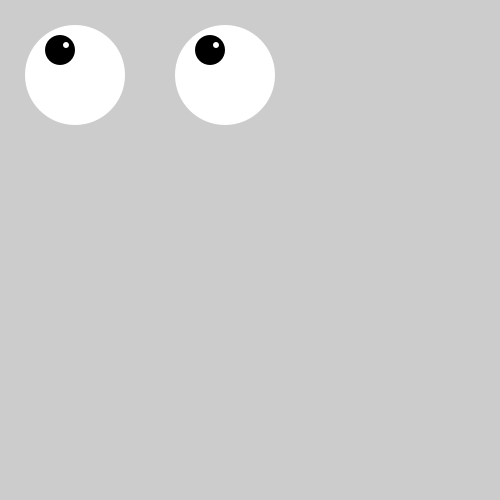
Frame 1 (no input)
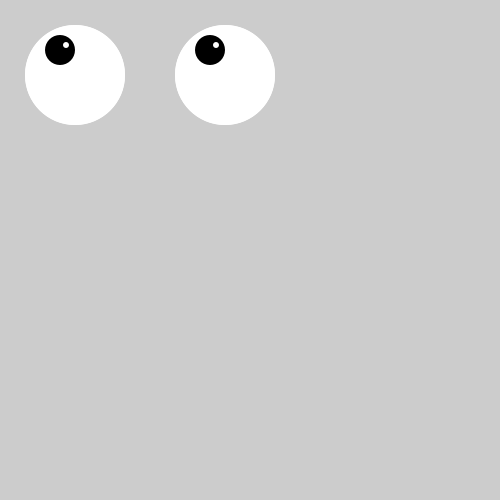
Frame 2 (the mouse pressed at the canvas centre, redrawn once)

The Processing sketch that drew these frames (run headless with seeded random() and noise(); the mouse was pressed at the canvas centre and the sketch redrawn once):

// Processing sketch: exercise_21_1
// ── exercise_21_1.pde
//Write a function to draw a shape to the screen multiple times, each at a 
// different position.

void setup() { 
size(500, 500);
noStroke();
smooth();
noLoop();
}
void draw() {
fill(255);
ellipse(75, 75, 100, 100);
fill(0);
ellipse(50+10, 50, 30, 30); 
fill(255);
ellipse(50+16, 45, 6, 6);


ellipse(75+150, 75, 100, 100);
fill(0);
ellipse(50+10+150, 50, 30, 30); 
fill(255);
ellipse(50+16+150, 45, 6, 6);
}
